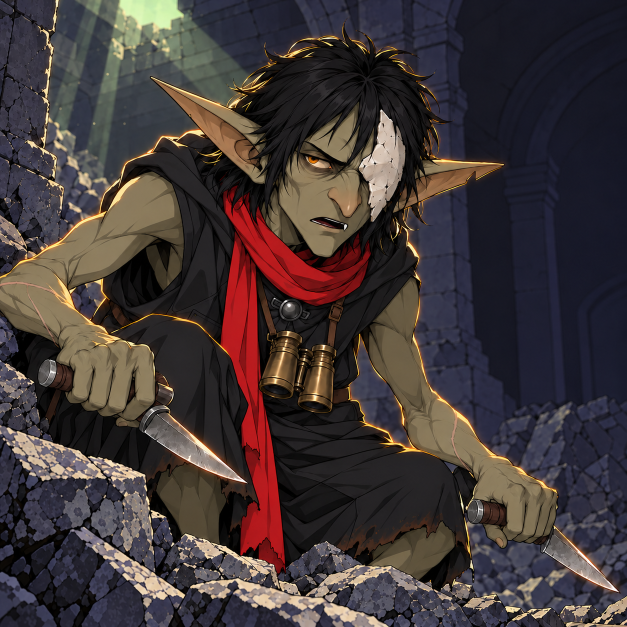
#> input picture chapters_v2/ch002/art/P31.png, 1254 x 1254 px, found by its file name (shown at 1/2 size)
$ python thumb_before_after_from_art.py
#> lines starting #> are read from the running program, lines starting #| are printed output that depends on the picture
"""A BEFORE / AFTER thumbnail base from approved art: chapter 1 P31 (Mok shoves Jaeha, the bait, at the boss door),
greyed, against the new bright T1B_closeup_1 (Lyra and Jaeha), split by a jagged diagonal."""
import random
import numpy as np
from PIL import Image, ImageDraw, ImageEnhance, ImageOps
W, H = 1280, 720
before = Image.open('/home/claude/msgf-art/chapters_v2/ch001/art/P31.png').convert('RGB').crop((250, 0, 1275, 1024)).resize((720, 720), Image.LANCZOS)
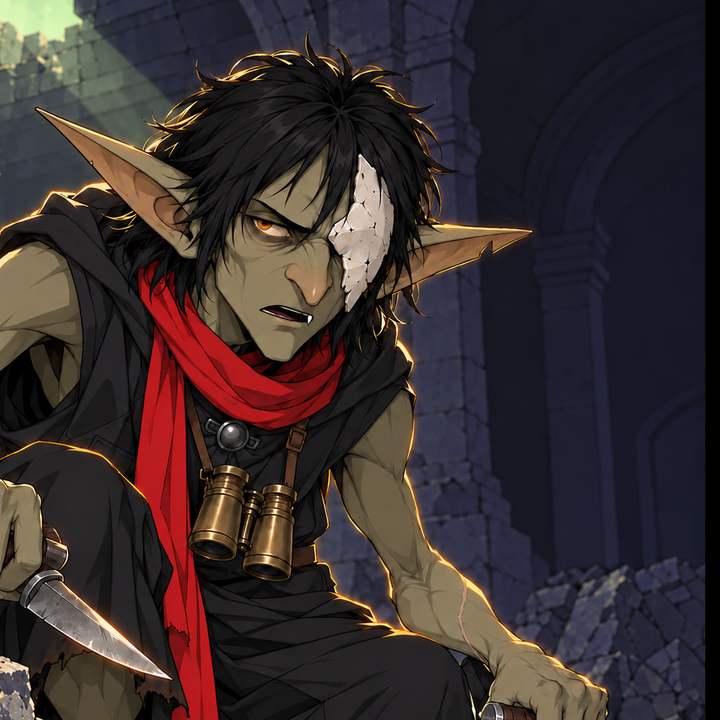
#> before: PIL image 720x720 RGB; mean R, G, B 57.8, 46.8, 47.1
g = ImageOps.grayscale(before)
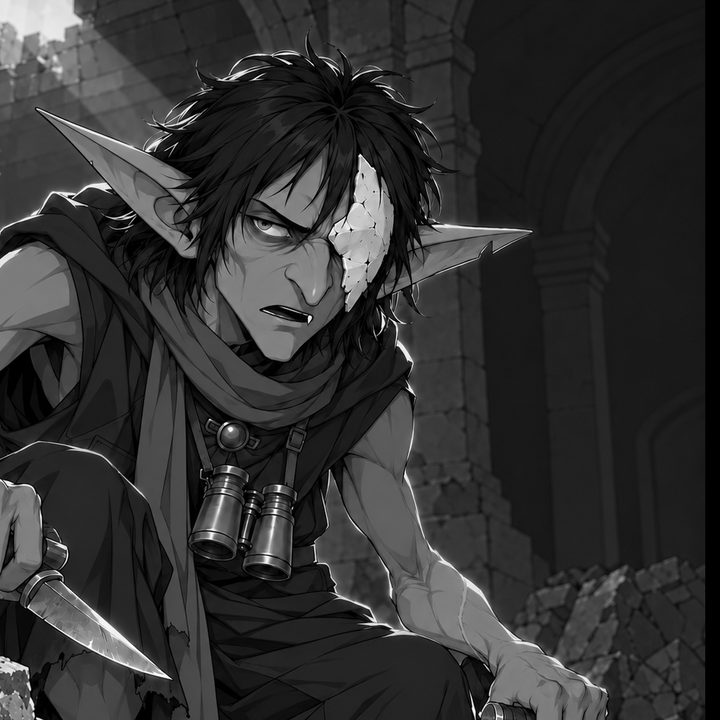
#> g: PIL image 720x720 L; min 0, max 255, mean 50.1
before = Image.merge('RGB', [g.point(lambda v: int(v * 0.92)), g.point(lambda v: int(v * 0.95)), g.point(lambda v: min(255, int(v * 1.05 + 6)))])
before = ImageEnhance.Contrast(before).enhance(0.9)
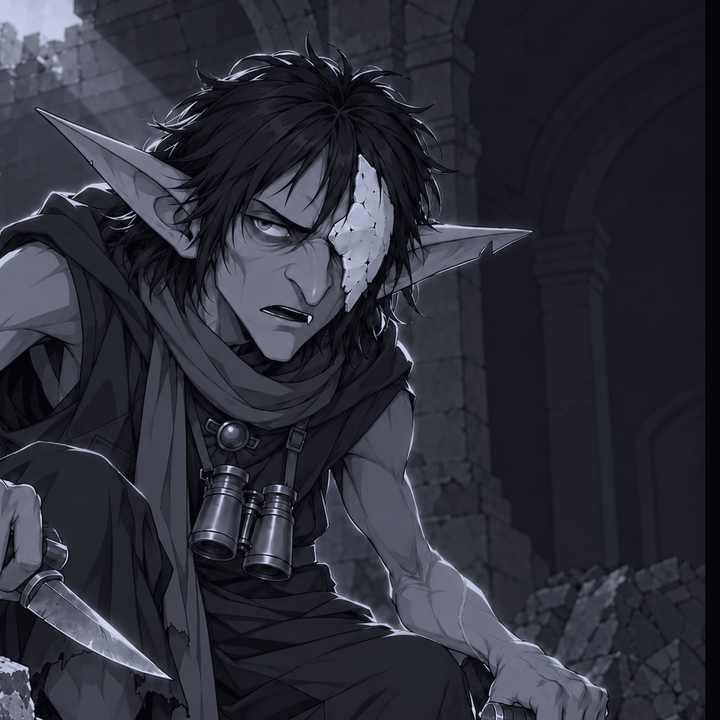
#> before: PIL image 720x720 RGB; mean R, G, B 45.4, 46.7, 56.7
#> (the run stopped early here; a loop or call above may not have finished)

$ run again, with chapters_v2/ch002/art/P07.png copied over chapters_v2/ch002/art/P31.png
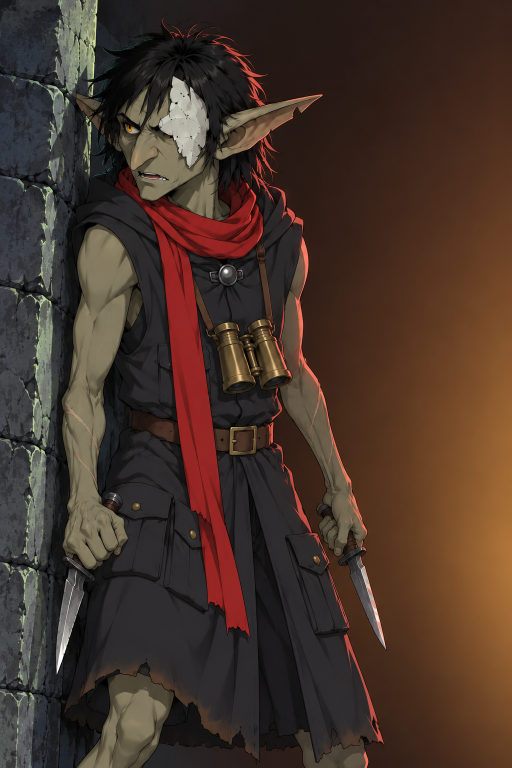
#> input picture chapters_v2/ch002/art/P07.png, 1024 x 1536 px, found by its file name (shown at 1/2 size)
#> `before = Image.open('/home/claude/msgf-art/chapters_v2/ch001/art/P31.p..`:
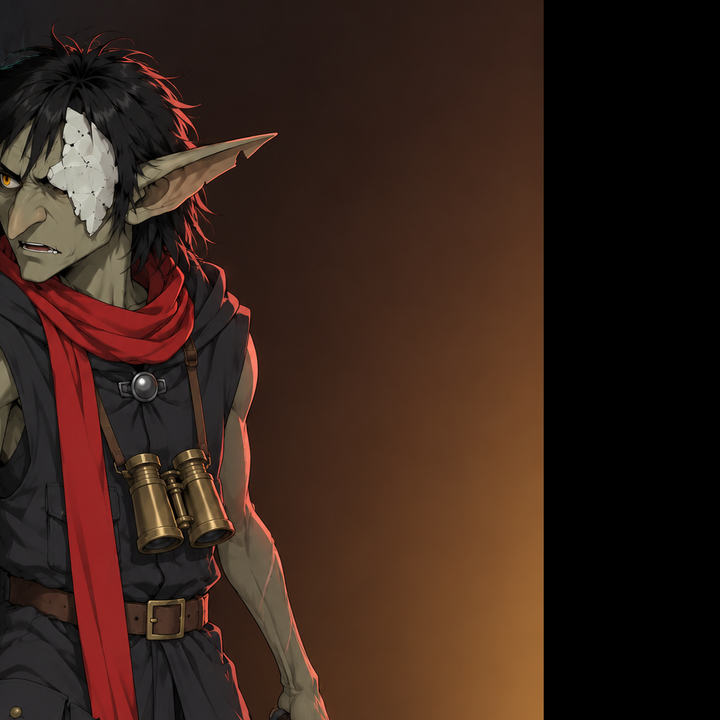
#> before: PIL image 720x720 RGB; mean R, G, B 55.6, 35.6, 26.6
#> `g = ImageOps.grayscale(before)`:
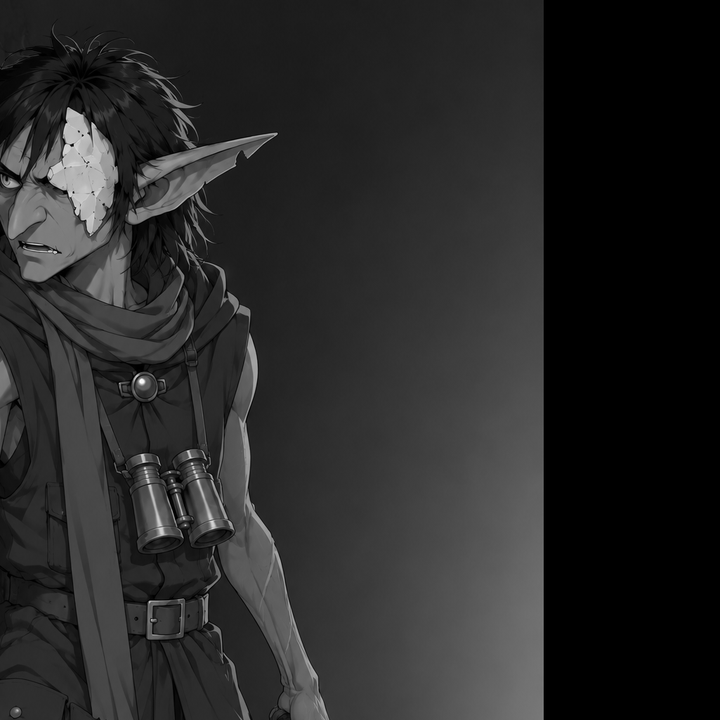
#> g: PIL image 720x720 L; min 0, max 255, mean 40.5

$ run again, with chapters_v2/ch002/art/P19.png copied over chapters_v2/ch002/art/P31.png
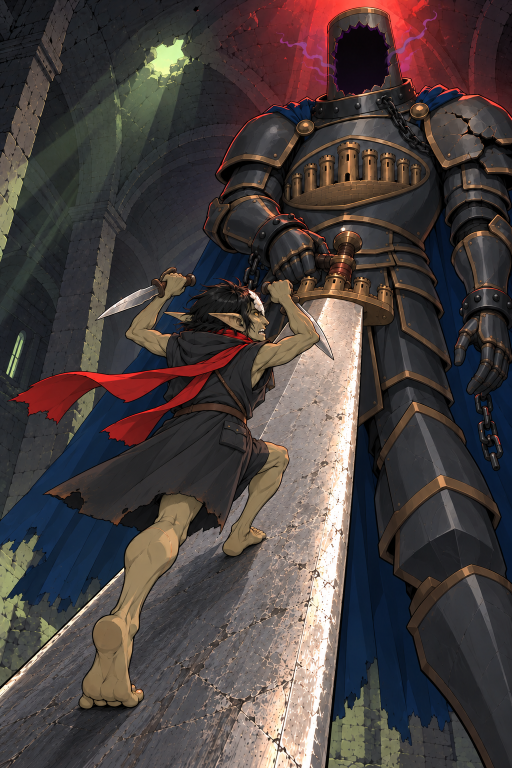
#> input picture chapters_v2/ch002/art/P19.png, 1024 x 1536 px, found by its file name (shown at 1/2 size)
#> `before = Image.open('/home/claude/msgf-art/chapters_v2/ch001/art/P31.p..`:
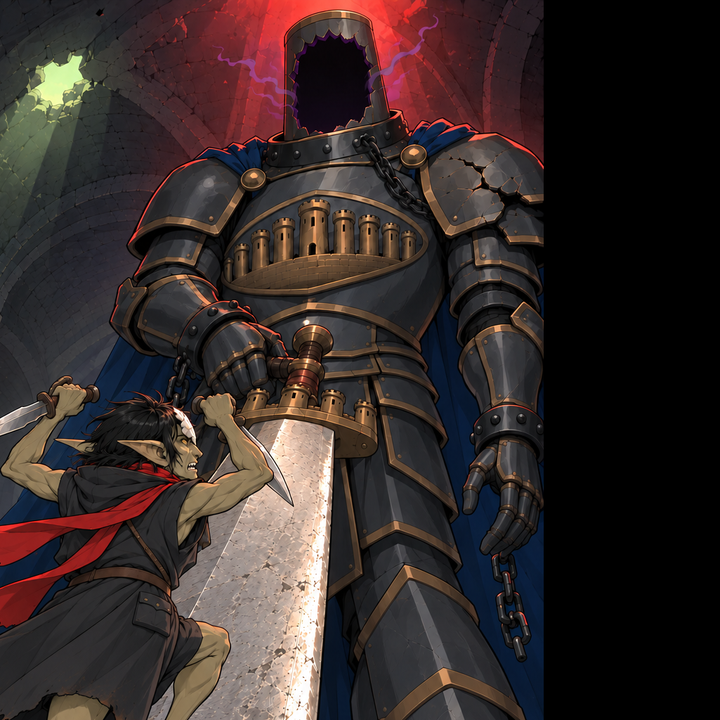
#> before: PIL image 720x720 RGB; mean R, G, B 54.2, 43.2, 41.7
#> `before = ImageEnhance.Contrast(before).enhance(0.9)`:
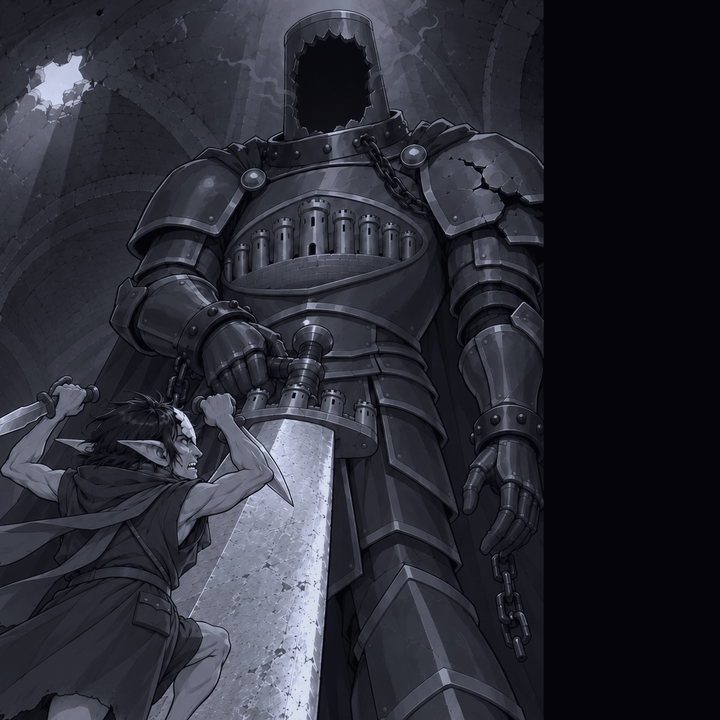
#> before: PIL image 720x720 RGB; mean R, G, B 42.1, 43.3, 52.8

$ run again, with chapters_v2/ch002/art/P24.png copied over chapters_v2/ch002/art/P31.png
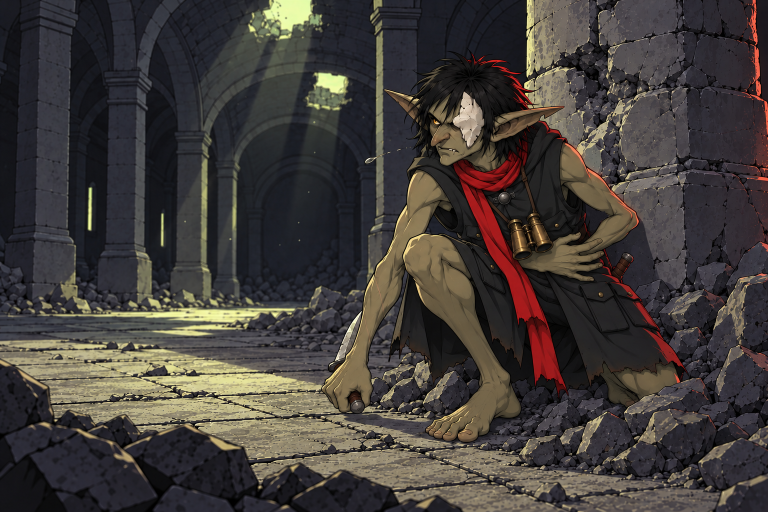
#> input picture chapters_v2/ch002/art/P24.png, 1536 x 1024 px, found by its file name (shown at 1/2 size)
#> `before = Image.open('/home/claude/msgf-art/chapters_v2/ch001/art/P31.p..`:
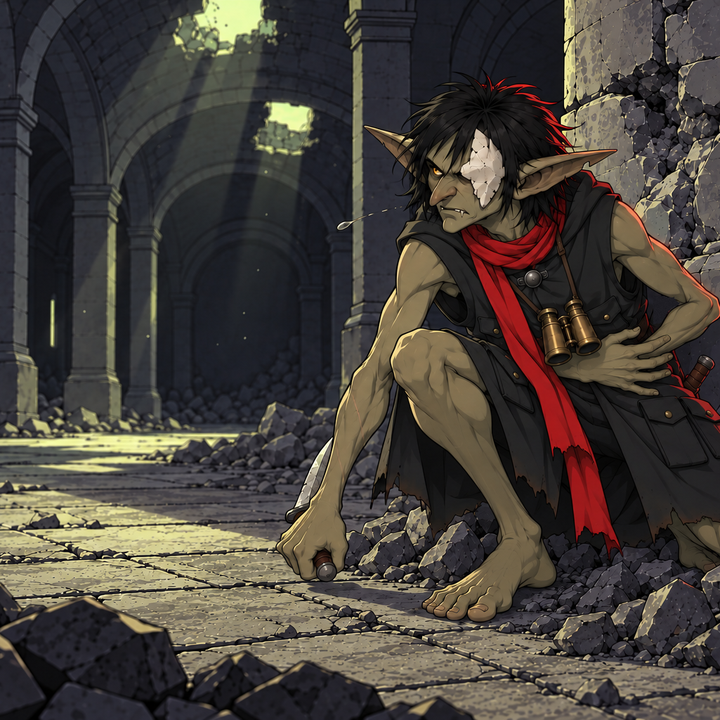
#> before: PIL image 720x720 RGB; mean R, G, B 71.6, 65.4, 59.1
#> `before = ImageEnhance.Contrast(before).enhance(0.9)`:
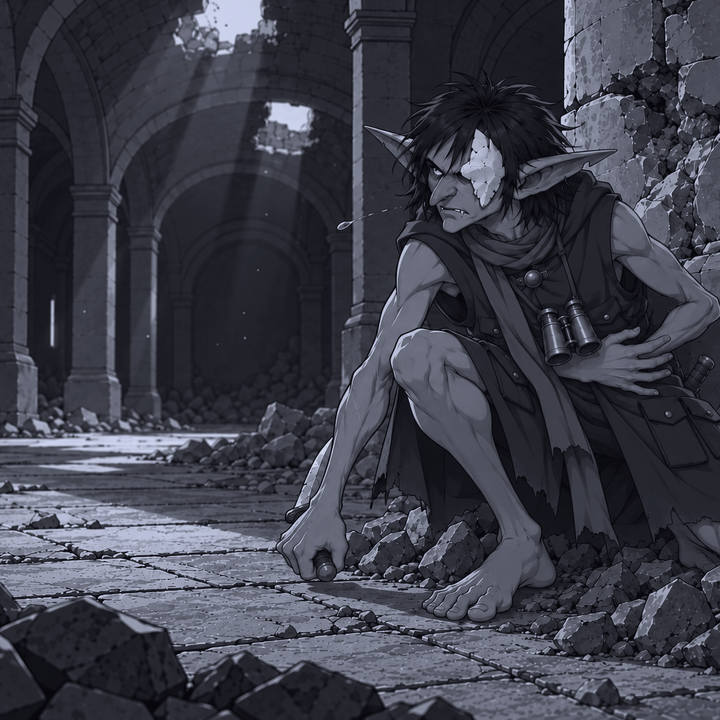
#> before: PIL image 720x720 RGB; mean R, G, B 60.6, 62.4, 73.8
